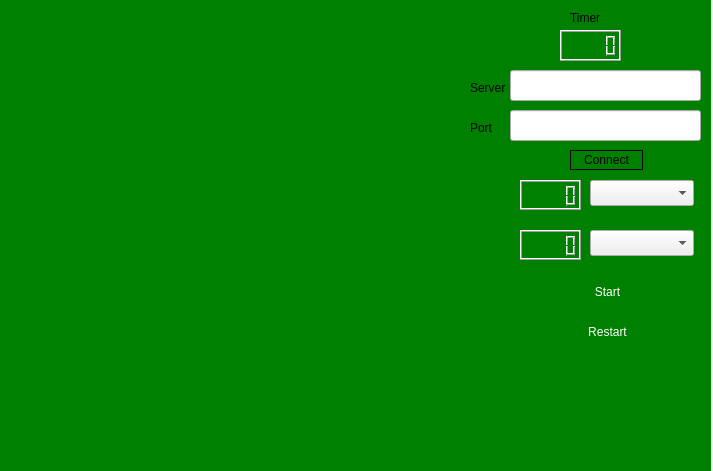
<?xml version="1.0" encoding="UTF-8"?>
<ui version="4.0">
 <class>MainWindow</class>
 <widget class="QMainWindow" name="MainWindow">
  <property name="geometry">
   <rect>
    <x>0</x>
    <y>0</y>
    <width>713</width>
    <height>471</height>
   </rect>
  </property>
  <property name="windowTitle">
   <string>MainWindow</string>
  </property>
  <property name="styleSheet">
   <string notr="true">QPushButton{
        border : 1px solid black;
}

#centralWidget{
        background-image : url(:/Image/ChessBoard.jpg);
}

#Restart, #AI{
        border : none;
        border-radius : 5px;
        background-color: qlineargradient(x1:0, y1:0, x2:0, y2:1,
                                       stop:0 rgb(0, 0, 255), stop:1 rgb(0, 0, 155));
        color : white;
        font-family : 'Consolas';
}

#Restart:hover, #Undo:hover, #Redo:hover, #AI:hover{
        background-color: qlineargradient(x1:0, y1:0, x2:0, y2:1,
                                       stop:0 rgb(0, 0, 200), stop:1 rgb(0, 0, 100));
}</string>
  </property>
  <widget class="QWidget" name="centralWidget">
   <property name="styleSheet">
    <string notr="true"/>
   </property>
   <widget class="QLabel" name="ChessBoardLabel">
    <property name="geometry">
     <rect>
      <x>0</x>
      <y>0</y>
      <width>461</width>
      <height>471</height>
     </rect>
    </property>
    <property name="styleSheet">
     <string notr="true"/>
    </property>
    <property name="text">
     <string/>
    </property>
   </widget>
   <widget class="QLCDNumber" name="BlackNumber">
    <property name="geometry">
     <rect>
      <x>520</x>
      <y>180</y>
      <width>61</width>
      <height>30</height>
     </rect>
    </property>
    <property name="font">
     <font>
      <pointsize>15</pointsize>
     </font>
    </property>
   </widget>
   <widget class="QLCDNumber" name="WhiteNumber">
    <property name="geometry">
     <rect>
      <x>520</x>
      <y>230</y>
      <width>61</width>
      <height>30</height>
     </rect>
    </property>
    <property name="sizePolicy">
     <sizepolicy hsizetype="Minimum" vsizetype="Minimum">
      <horstretch>0</horstretch>
      <verstretch>0</verstretch>
     </sizepolicy>
    </property>
    <property name="minimumSize">
     <size>
      <width>0</width>
      <height>0</height>
     </size>
    </property>
    <property name="font">
     <font>
      <pointsize>15</pointsize>
     </font>
    </property>
   </widget>
   <widget class="QLabel" name="BlackDiscImage">
    <property name="geometry">
     <rect>
      <x>460</x>
      <y>170</y>
      <width>40</width>
      <height>40</height>
     </rect>
    </property>
    <property name="text">
     <string/>
    </property>
    <property name="textFormat">
     <enum>Qt::AutoText</enum>
    </property>
   </widget>
   <widget class="QLabel" name="WhiteDiscImage">
    <property name="geometry">
     <rect>
      <x>460</x>
      <y>230</y>
      <width>40</width>
      <height>40</height>
     </rect>
    </property>
    <property name="text">
     <string/>
    </property>
   </widget>
   <widget class="QPushButton" name="Restart">
    <property name="geometry">
     <rect>
      <x>570</x>
      <y>320</y>
      <width>75</width>
      <height>23</height>
     </rect>
    </property>
    <property name="text">
     <string>Restart</string>
    </property>
   </widget>
   <widget class="QPushButton" name="AI">
    <property name="geometry">
     <rect>
      <x>570</x>
      <y>280</y>
      <width>75</width>
      <height>23</height>
     </rect>
    </property>
    <property name="text">
     <string>Start</string>
    </property>
   </widget>
   <widget class="QComboBox" name="BlackAI">
    <property name="geometry">
     <rect>
      <x>590</x>
      <y>180</y>
      <width>104</width>
      <height>26</height>
     </rect>
    </property>
   </widget>
   <widget class="QComboBox" name="WhiteAI">
    <property name="geometry">
     <rect>
      <x>590</x>
      <y>230</y>
      <width>104</width>
      <height>26</height>
     </rect>
    </property>
   </widget>
   <widget class="QLCDNumber" name="Timer">
    <property name="geometry">
     <rect>
      <x>560</x>
      <y>30</y>
      <width>61</width>
      <height>31</height>
     </rect>
    </property>
    <property name="font">
     <font>
      <kerning>true</kerning>
     </font>
    </property>
    <property name="segmentStyle">
     <enum>QLCDNumber::Outline</enum>
    </property>
   </widget>
   <widget class="QLabel" name="timerlabel">
    <property name="geometry">
     <rect>
      <x>570</x>
      <y>10</y>
      <width>58</width>
      <height>16</height>
     </rect>
    </property>
    <property name="text">
     <string>Timer</string>
    </property>
   </widget>
   <widget class="QLabel" name="serverlabel">
    <property name="geometry">
     <rect>
      <x>470</x>
      <y>80</y>
      <width>58</width>
      <height>16</height>
     </rect>
    </property>
    <property name="text">
     <string>Server</string>
    </property>
   </widget>
   <widget class="QLabel" name="portlabel">
    <property name="geometry">
     <rect>
      <x>470</x>
      <y>120</y>
      <width>58</width>
      <height>16</height>
     </rect>
    </property>
    <property name="text">
     <string>Port</string>
    </property>
   </widget>
   <widget class="QLineEdit" name="serverip">
    <property name="geometry">
     <rect>
      <x>510</x>
      <y>70</y>
      <width>191</width>
      <height>31</height>
     </rect>
    </property>
   </widget>
   <widget class="QLineEdit" name="serverport">
    <property name="geometry">
     <rect>
      <x>510</x>
      <y>110</y>
      <width>191</width>
      <height>31</height>
     </rect>
    </property>
   </widget>
   <widget class="QLabel" name="background">
    <property name="geometry">
     <rect>
      <x>0</x>
      <y>0</y>
      <width>711</width>
      <height>471</height>
     </rect>
    </property>
    <property name="styleSheet">
     <string notr="true">background-color:green</string>
    </property>
    <property name="text">
     <string/>
    </property>
   </widget>
   <widget class="QPushButton" name="Connect">
    <property name="geometry">
     <rect>
      <x>570</x>
      <y>150</y>
      <width>73</width>
      <height>20</height>
     </rect>
    </property>
    <property name="styleSheet">
     <string notr="true"/>
    </property>
    <property name="text">
     <string>Connect</string>
    </property>
   </widget>
   <zorder>background</zorder>
   <zorder>ChessBoardLabel</zorder>
   <zorder>BlackNumber</zorder>
   <zorder>WhiteNumber</zorder>
   <zorder>BlackDiscImage</zorder>
   <zorder>WhiteDiscImage</zorder>
   <zorder>Restart</zorder>
   <zorder>AI</zorder>
   <zorder>BlackAI</zorder>
   <zorder>WhiteAI</zorder>
   <zorder>Timer</zorder>
   <zorder>timerlabel</zorder>
   <zorder>serverlabel</zorder>
   <zorder>portlabel</zorder>
   <zorder>serverip</zorder>
   <zorder>serverport</zorder>
   <zorder>Connect</zorder>
  </widget>
 </widget>
 <layoutdefault spacing="6" margin="11"/>
 <resources/>
 <connections/>
</ui>
